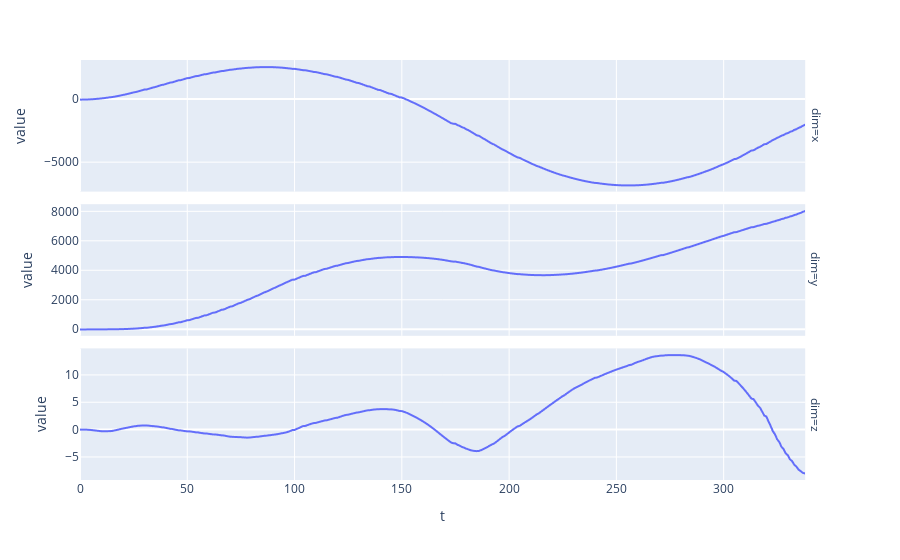

Notebook cell for this chart:
### Markdown cell above
# Path with less noise

### Code cell
target   = AutopilotTarget([Turn(2000, 180), Straight(2000), Turn(2000, 180, False), Straight(2000)], noise_intensity=.1)
trace    = target.true_states(n=800)
trace_df = to_df(trace, columns=['x', 'y', 'z', 'vx', 'vy', 'vz'], add_time=True)

fig = ex.line(trace_df.melt(['t'], ['x', 'y', 'z'], 'dim', 'value'), x='t', y='value', facet_row='dim')
fig.update_yaxes(matches=None)
display(fig)

noise_trace    = target.true_states(n=800, only_noise=True)
noise_trace_df = to_df(noise_trace, columns=['mx', 'my', 'mz', 'px', 'py', 'pz', 'ex', 'ey', 'ez'], add_time=True)

fig = ex.line(noise_trace_df.melt(['t'], ['mx', 'px', 'ex', 'my', 'py', 'ey', 'mz', 'pz', 'ez'], 'dim', 'value'),
              x='t', y='value', facet_row='dim')
fig.update_yaxes(matches=None)
fig.update_layout(height=1100)
fig

### Figure 1 — Plotly figure (JSON) as saved in the notebook; plotly's stock layout.template omitted (floating-point values rounded to 4 significant figures; data arrays with more than 128 entries replaced by an {"elided": "..."} marker saying what was removed)
{"data": [{"hovertemplate": "dim=x<br>t=%{x}<br>value=%{y}<extra></extra>", "legendgroup": "", "line": {"color": "#636efa", "dash": "solid"}, "marker": {"symbol": "circle"}, "mode": "lines", "name": "", "showlegend": false, "type": "scattergl", "x": {"elided": "339 int values"}, "xaxis": "x3", "y": {"elided": "339 float values"}, "yaxis": "y3"}, {"hovertemplate": "dim=y<br>t=%{x}<br>value=%{y}<extra></extra>", "legendgroup": "", "line": {"color": "#636efa", "dash": "solid"}, "marker": {"symbol": "circle"}, "mode": "lines", "name": "", "showlegend": false, "type": "scattergl", "x": {"elided": "339 int values"}, "xaxis": "x2", "y": {"elided": "339 float values"}, "yaxis": "y2"}, {"hovertemplate": "dim=z<br>t=%{x}<br>value=%{y}<extra></extra>", "legendgroup": "", "line": {"color": "#636efa", "dash": "solid"}, "marker": {"symbol": "circle"}, "mode": "lines", "name": "", "showlegend": false, "type": "scattergl", "x": {"elided": "339 int values"}, "xaxis": "x", "y": {"elided": "339 float values"}, "yaxis": "y"}], "layout": {"annotations": [{"font": {}, "showarrow": false, "text": "dim=z", "textangle": 90, "x": 0.98, "xanchor": "left", "xref": "paper", "y": 0.1567, "yanchor": "middle", "yref": "paper"}, {"font": {}, "showarrow": false, "text": "dim=y", "textangle": 90, "x": 0.98, "xanchor": "left", "xref": "paper", "y": 0.5, "yanchor": "middle", "yref": "paper"}, {"font": {}, "showarrow": false, "text": "dim=x", "textangle": 90, "x": 0.98, "xanchor": "left", "xref": "paper", "y": 0.8433, "yanchor": "middle", "yref": "paper"}], "autosize": true, "legend": {"tracegroupgap": 0}, "margin": {"t": 60}, "xaxis": {"anchor": "y", "autorange": true, "domain": [0, 0.98], "range": [0, 338], "title": {"text": "t"}, "type": "linear"}, "xaxis2": {"anchor": "y2", "autorange": true, "domain": [0, 0.98], "matches": "x", "range": [0, 338], "showticklabels": false, "type": "linear"}, "xaxis3": {"anchor": "y3", "autorange": true, "domain": [0, 0.98], "matches": "x", "range": [0, 338], "showticklabels": false, "type": "linear"}, "yaxis": {"anchor": "x", "autorange": true, "domain": [0, 0.3133], "range": [-9.216, 14.85], "title": {"text": "value"}, "type": "linear"}, "yaxis2": {"anchor": "x2", "autorange": true, "domain": [0.3433, 0.6567], "range": [-446.6, 8485.0], "title": {"text": "value"}, "type": "linear"}, "yaxis3": {"anchor": "x3", "autorange": true, "domain": [0.6867, 1.0], "range": [-7333.0, 3100.0], "title": {"text": "value"}, "type": "linear"}}}
